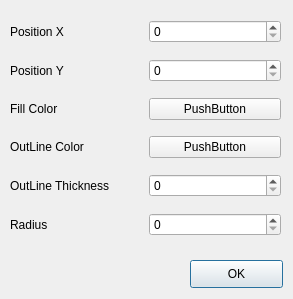
<?xml version="1.0" encoding="UTF-8"?>
<ui version="4.0">
 <class>DrawDialog</class>
 <widget class="QDialog" name="DrawDialog">
  <property name="geometry">
   <rect>
    <x>0</x>
    <y>0</y>
    <width>293</width>
    <height>299</height>
   </rect>
  </property>
  <property name="windowTitle">
   <string>Dialog</string>
  </property>
  <widget class="QPushButton" name="OKButton">
   <property name="geometry">
    <rect>
     <x>190</x>
     <y>260</y>
     <width>93</width>
     <height>28</height>
    </rect>
   </property>
   <property name="text">
    <string>OK</string>
   </property>
  </widget>
  <widget class="QWidget" name="">
   <property name="geometry">
    <rect>
     <x>10</x>
     <y>10</y>
     <width>271</width>
     <height>241</height>
    </rect>
   </property>
   <layout class="QGridLayout" name="gridLayout">
    <item row="0" column="0">
     <widget class="QLabel" name="label">
      <property name="text">
       <string>Position X</string>
      </property>
     </widget>
    </item>
    <item row="0" column="1">
     <widget class="QSpinBox" name="spinBox"/>
    </item>
    <item row="1" column="0">
     <widget class="QLabel" name="label_2">
      <property name="text">
       <string>Position Y</string>
      </property>
     </widget>
    </item>
    <item row="1" column="1">
     <widget class="QSpinBox" name="spinBox_2"/>
    </item>
    <item row="2" column="0">
     <widget class="QLabel" name="label_3">
      <property name="text">
       <string>Fill Color</string>
      </property>
     </widget>
    </item>
    <item row="2" column="1">
     <widget class="QPushButton" name="FillColorButton">
      <property name="text">
       <string>PushButton</string>
      </property>
     </widget>
    </item>
    <item row="3" column="0">
     <widget class="QLabel" name="label_4">
      <property name="text">
       <string>OutLine Color</string>
      </property>
     </widget>
    </item>
    <item row="3" column="1">
     <widget class="QPushButton" name="OutLineColorButton">
      <property name="text">
       <string>PushButton</string>
      </property>
     </widget>
    </item>
    <item row="4" column="0">
     <widget class="QLabel" name="label_5">
      <property name="text">
       <string>OutLine Thickness</string>
      </property>
     </widget>
    </item>
    <item row="4" column="1">
     <widget class="QSpinBox" name="spinBox_3"/>
    </item>
    <item row="5" column="0">
     <widget class="QLabel" name="label_6">
      <property name="text">
       <string>Radius</string>
      </property>
     </widget>
    </item>
    <item row="5" column="1">
     <widget class="QSpinBox" name="spinBox_4"/>
    </item>
   </layout>
  </widget>
 </widget>
 <resources/>
 <connections/>
</ui>
